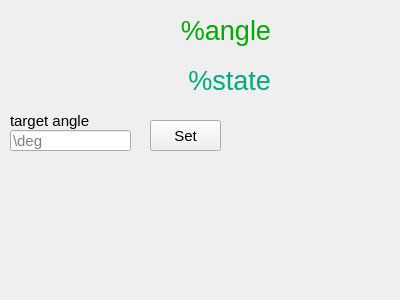
<?xml version="1.0" encoding="UTF-8"?>
<ui version="4.0">
 <class>Form</class>
 <widget class="QWidget" name="Form">
  <property name="geometry">
   <rect>
    <x>0</x>
    <y>0</y>
    <width>400</width>
    <height>300</height>
   </rect>
  </property>
  <property name="windowTitle">
   <string>Form</string>
  </property>
  <widget class="QLabel" name="label_19">
   <property name="geometry">
    <rect>
     <x>70</x>
     <y>60</y>
     <width>201</width>
     <height>41</height>
    </rect>
   </property>
   <property name="font">
    <font>
     <family>Arial</family>
     <pointsize>11</pointsize>
    </font>
   </property>
   <property name="layoutDirection">
    <enum>Qt::LeftToRight</enum>
   </property>
   <property name="text">
    <string>&lt;html&gt;&lt;head/&gt;&lt;body&gt;&lt;p&gt;&lt;span style=&quot; font-size:20pt; color:#00aa7f;&quot;&gt;%state&lt;/span&gt;&lt;/p&gt;&lt;/body&gt;&lt;/html&gt;</string>
   </property>
   <property name="alignment">
    <set>Qt::AlignRight|Qt::AlignTrailing|Qt::AlignVCenter</set>
   </property>
  </widget>
  <widget class="QLabel" name="label_18">
   <property name="geometry">
    <rect>
     <x>70</x>
     <y>10</y>
     <width>201</width>
     <height>41</height>
    </rect>
   </property>
   <property name="font">
    <font>
     <family>Arial</family>
     <pointsize>11</pointsize>
    </font>
   </property>
   <property name="layoutDirection">
    <enum>Qt::LeftToRight</enum>
   </property>
   <property name="text">
    <string>&lt;html&gt;&lt;head/&gt;&lt;body&gt;&lt;p&gt;&lt;span style=&quot; font-size:20pt; color:#00aa00;&quot;&gt;%angle&lt;/span&gt;&lt;/p&gt;&lt;/body&gt;&lt;/html&gt;</string>
   </property>
   <property name="alignment">
    <set>Qt::AlignRight|Qt::AlignTrailing|Qt::AlignVCenter</set>
   </property>
  </widget>
  <widget class="QLineEdit" name="lineEdit_7">
   <property name="geometry">
    <rect>
     <x>10</x>
     <y>130</y>
     <width>121</width>
     <height>21</height>
    </rect>
   </property>
   <property name="font">
    <font>
     <family>Arial</family>
     <pointsize>11</pointsize>
    </font>
   </property>
   <property name="placeholderText">
    <string>\deg</string>
   </property>
  </widget>
  <widget class="QPushButton" name="pushButton_13">
   <property name="geometry">
    <rect>
     <x>150</x>
     <y>120</y>
     <width>71</width>
     <height>31</height>
    </rect>
   </property>
   <property name="font">
    <font>
     <family>Arial</family>
     <pointsize>11</pointsize>
    </font>
   </property>
   <property name="text">
    <string>Set</string>
   </property>
  </widget>
  <widget class="QLabel" name="label_15">
   <property name="geometry">
    <rect>
     <x>10</x>
     <y>110</y>
     <width>131</width>
     <height>21</height>
    </rect>
   </property>
   <property name="font">
    <font>
     <family>Arial</family>
     <pointsize>11</pointsize>
    </font>
   </property>
   <property name="text">
    <string>target angle</string>
   </property>
  </widget>
 </widget>
 <resources/>
 <connections/>
</ui>
